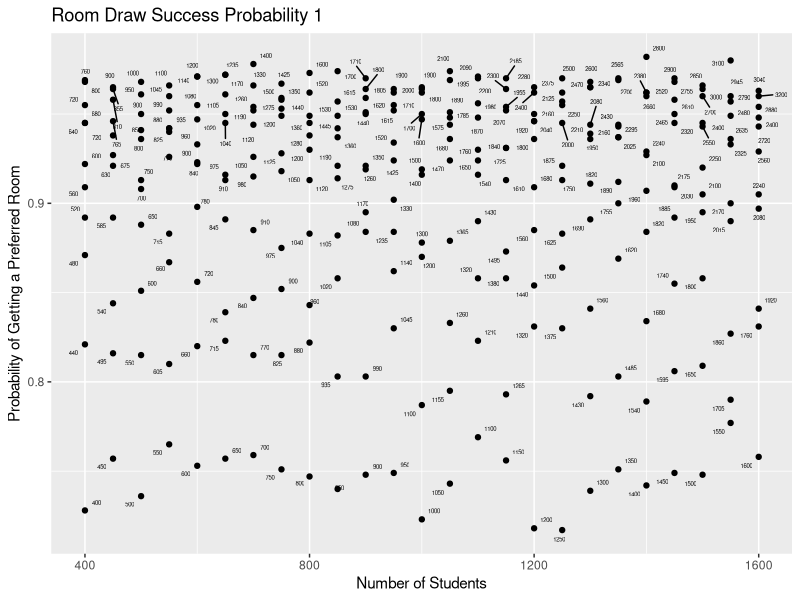
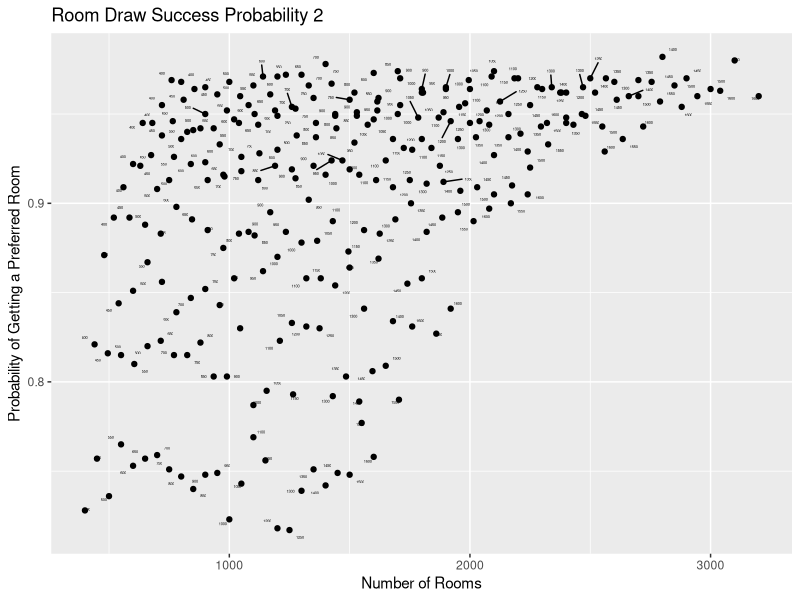

Reproduce these figures in R, in order.
## ---- chunk 1
library(tidyverse)
library(ggrepel)
library(ggplot2)
room_draw <- function(room, student, preference){
  room_number <- 1:room
  my_order <- sample(1:student, 1)
  my_preferred_room <- sample(room_number, preference, replace = FALSE)
  earlier_picks <- c()
  if (my_order != 1) {
    earlier_picks <- sample(room_number, my_order - 1)
  }
  for (i in my_preferred_room){
    if (!(i %in% earlier_picks)) {
      return (TRUE)
    }
  }
  return (FALSE)
}

simulation <- function(room, student, preference = 3, n = 1000){
  return(sum(replicate(n, room_draw(room, student, preference))))
}

df <- expand_grid(student = seq(400, 1600, by = 50),
                  ratio = seq(1.0, 2.0, by = 0.1),
                  preference = c(3)) |>
  mutate(room = student * ratio)

set.seed(47)
sim_results <- df |>
  mutate(
    success = pmap(list(room, student, preference), 
                  ~ simulation(room = ..1, student = ..2, preference = ..3)),
    prob = as.numeric(success) / 1000
    )
## ---- chunk 2
ggplot(sim_results, aes(x = student, y = prob)) +
  geom_point() +
  geom_text_repel(aes(label = room), size = 1.5) +
  labs(
    title = "Room Draw Success Probability 1",
    x = "Number of Students",
    y = "Probability of Getting a Preferred Room"
  )

ggplot(sim_results, aes(x = room, y = prob)) +
  geom_point() +
  geom_text_repel(aes(label = student), size = 1.0) +
  labs(
    title = "Room Draw Success Probability 2",
    x = "Number of Rooms",
    y = "Probability of Getting a Preferred Room"
  )
